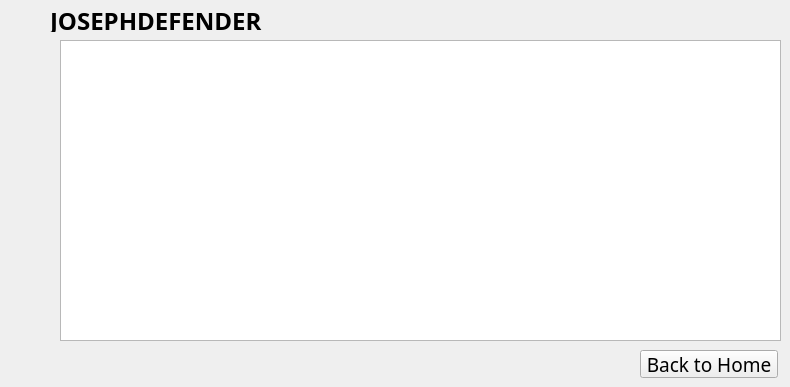
      <widget class="QWidget" name="Platinum_Info">
       <widget class="QLabel" name="Platinum_label_3">
        <property name="enabled">
         <bool>true</bool>
        </property>
        <property name="geometry">
         <rect>
          <x>50</x>
          <y>10</y>
          <width>214</width>
          <height>22</height>
         </rect>
        </property>
        <property name="font">
         <font>
          <family>Heiti SC</family>
          <pointsize>18</pointsize>
          <weight>75</weight>
          <italic>false</italic>
          <bold>true</bold>
          <kerning>true</kerning>
         </font>
        </property>
        <property name="text">
         <string>JOSEPHDEFENDER</string>
        </property>
       </widget>
       <widget class="QPushButton" name="Platinum_BackToHome">
        <property name="geometry">
         <rect>
          <x>640</x>
          <y>350</y>
          <width>138</width>
          <height>28</height>
         </rect>
        </property>
        <property name="font">
         <font>
          <family>Heiti SC</family>
          <pointsize>14</pointsize>
         </font>
        </property>
        <property name="text">
         <string>Back to Home</string>
        </property>
       </widget>
       <widget class="QTextEdit" name="Platinum_textEdit">
        <property name="geometry">
         <rect>
          <x>60</x>
          <y>40</y>
          <width>721</width>
          <height>301</height>
         </rect>
        </property>
       </widget>
      </widget>
